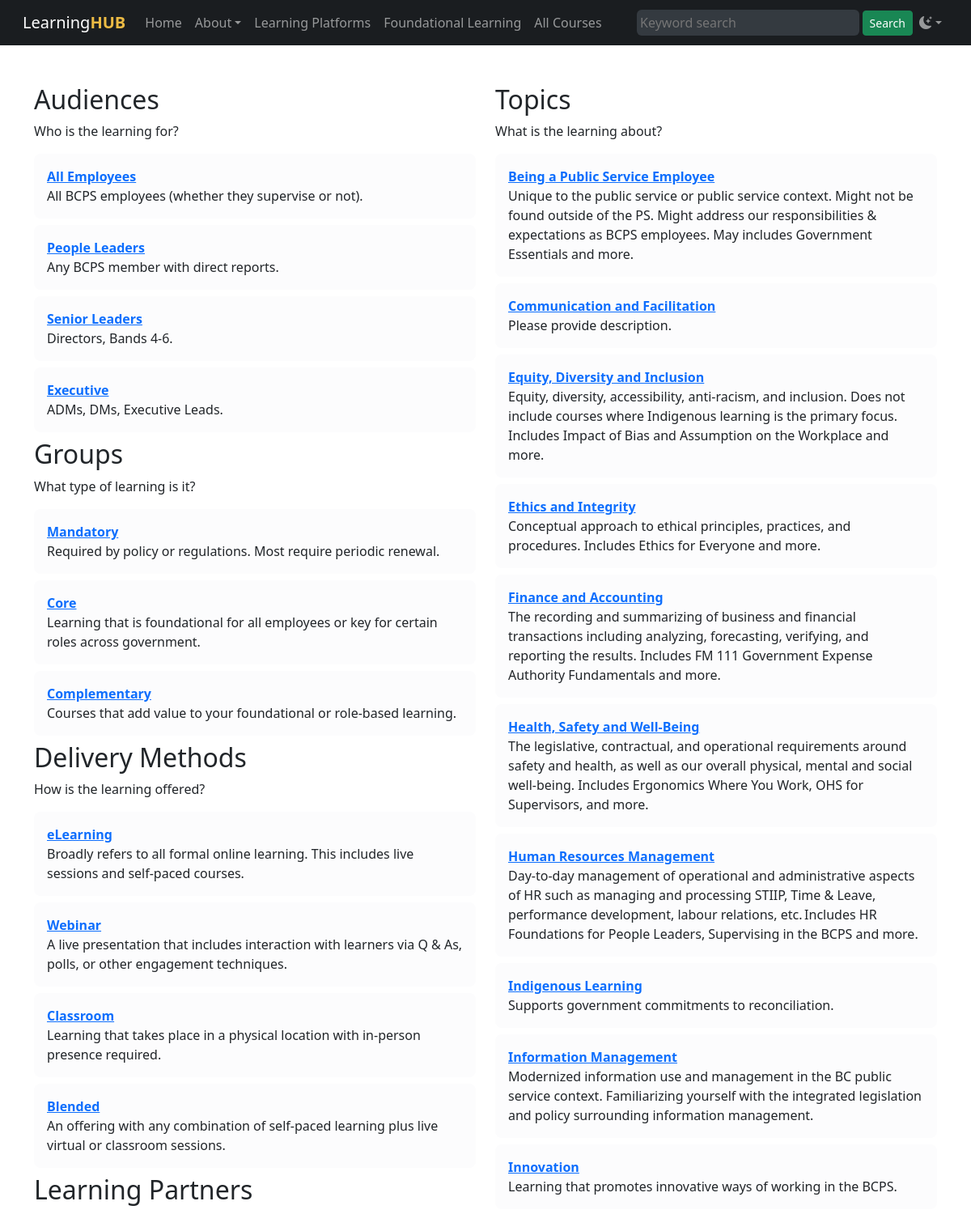
The page / (upper part) on the database its author committed.
### tables this page shows
CREATE TABLE "audiences" (
    "id" INTEGER PRIMARY KEY AUTOINCREMENT NOT NULL,
    "created" DATETIME,
    "modified" DATETIME,
    "sortorder" INTEGER,
    "name" VARCHAR,
    "slug" VARCHAR,
    "description" VARCHAR,
    "icon" VARCHAR,
    "color" VARCHAR
);

CREATE TABLE "groups" (
    "id" INTEGER PRIMARY KEY AUTOINCREMENT NOT NULL,
    "created" DATETIME,
    "modified" DATETIME,
    "sortorder" INTEGER,
    "name" VARCHAR,
    "slug" VARCHAR,
    "description" VARCHAR,
    "icon" VARCHAR,
    "color" VARCHAR
);

CREATE TABLE "delivery_methods" (
    "id" INTEGER PRIMARY KEY AUTOINCREMENT NOT NULL,
    "created" DATETIME,
    "modified" DATETIME,
    "sortorder" INTEGER,
    "name" VARCHAR,
    "slug" VARCHAR,
    "description" VARCHAR,
    "icon" VARCHAR,
    "color" VARCHAR
);

CREATE TABLE "topics" (
    "id" INTEGER PRIMARY KEY AUTOINCREMENT NOT NULL,
    "created" DATETIME,
    "modified" DATETIME,
    "sortorder" INTEGER,
    "name" VARCHAR,
    "slug" VARCHAR,
    "description" VARCHAR,
    "icon" VARCHAR,
    "color" VARCHAR
);

### index.php (the view, shortened to what this page needs)
<?php
$db = new SQLite3('courses.sqlite', SQLITE3_OPEN_CREATE | SQLITE3_OPEN_READWRITE);
$db->enableExceptions(true);
?>
<?php require('template/header.php') ?>
<?php require('template/nav.php') ?>
<div class="container">
<div class="row">
<div class="col-md-6">
<h2>Audiences</h2>
<p>Who is the learning for?</p>
<?php
$statement = $db->prepare('SELECT * FROM audiences;');
$result = $statement->execute();
?>
<?php while ($row = $result->fetchArray()): ?>
    <?php if($row['id'] == 1) continue ?>
    <div class="p-3 mb-2 bg-light-subtle rounded-3">
        <div><a class="fw-bold" href="filter.php?audience=<?= $row['slug'] ?>"><?= $row['name'] ?></a></div>
        <div><?= $row['description'] ?></div>
    </div>
<?php endwhile ?>
<h2>Groups</h2>
<p>What type of learning is it?</p>
<?php
$statement = $db->prepare('SELECT * FROM groups;');
$result = $statement->execute();
?>
<?php while ($row = $result->fetchArray()): ?>
    <?php if($row['id'] == 1) continue ?>
    <div class="p-3 mb-2 bg-light-subtle rounded-3">
        <div><a class="fw-bold" href="filter.php?group=<?= $row['slug'] ?>"><?= $row['name'] ?></a></div>
        <div><?= $row['description'] ?></div>
    </div>
<?php endwhile ?>
<h2>Delivery Methods</h2>
<p>How is the learning offered?</p>
<?php
$statement = $db->prepare('SELECT * FROM delivery_methods;');
$result = $statement->execute();
?>
<?php while ($row = $result->fetchArray()): ?>
    <?php if($row['id'] == 1) continue ?>
    <div class="p-3 mb-2 bg-light-subtle rounded-3">
        <div><a class="fw-bold" href="filter.php?delivery_method=<?= $row['slug'] ?>"><?= $row['name'] ?></a></div>
        <div><?= $row['description'] ?></div>
    </div>
<?php endwhile ?>
<h2>Learning Partners</h2>
</div>
<div class="col-md-6">
<h2>Topics</h2>
<p>What is the learning about?</p>
<?php
$statement = $db->prepare('SELECT * FROM topics;');
$result = $statement->execute();
?>
<?php while ($row = $result->fetchArray()): ?>
    <?php if($row['id'] == 1) continue ?>
    <div class="p-3 mb-2 bg-light-subtle rounded-3">
        <div><a class="fw-bold" href="filter.php?topic[]=<?= $row['id'] ?>"><?= $row['name'] ?></a></div>
        <div><?= $row['description'] ?></div>
    </div>
<?php endwhile ?>
</div>
</div>
</div>
<?php require('template/footer.php') ?>

### rows shown on the page
audiences: name "All Employees", description "All BCPS employees (whether they supervise or not)."
audiences: name "People Leaders", description "Any BCPS member with direct reports."
audiences: name "Senior Leaders", description "Directors, Bands 4-6."
audiences: name "Executive", description "ADMs, DMs, Executive Leads."
groups: name "Mandatory", description "Required by policy or regulations. Most require periodic renewal."
groups: name "Core", description "Learning that is foundational for all employees or key for certain roles across government."
groups: name "Complementary", description "Courses that add value to your foundational or role-based learning."
delivery_methods: name "eLearning", description "Broadly refers to all formal online learning. This includes live sessions and self-paced courses."
delivery_methods: name "Webinar", description "A live presentation that includes interaction with learners via Q & As, polls, or other engagement techniques."
delivery_methods: name "Classroom", description "Learning that takes place in a physical location with in-person presence required."
delivery_methods: name "Blended", description "An offering with any combination of self-paced learning plus live virtual or classroom sessions."
topics: name "Being a Public Service Employee", description "Unique to the public service or public service context. Might not be found outside of the PS. Might address our responsibilities & expectations as BCPS employees. May includes Government Essentials and more."
topics: name "Communication and Facilitation", description "Please provide description."
topics: name "Equity, Diversity and Inclusion", description "Equity, diversity, accessibility, anti-racism, and inclusion. Does not include courses where Indigenous learning is the primary focus. Includes Impact of Bias and Assumption on the Workplace and more."
topics: name "Ethics and Integrity", description "Conceptual approach to ethical principles, practices, and procedures. Includes Ethics for Everyone and more."
topics: name "Finance and Accounting", description "The recording and summarizing of business and financial transactions including analyzing, forecasting, verifying, and reporting the results. Includes FM 111 Government Expense Authority Fundamentals and more."
topics: name "Health, Safety and Well-Being", description "The legislative, contractual, and operational requirements around safety and health, as well as our overall physical, mental and social well-being. Includes Ergonomics Where You Work, OHS for Supervisors, and more."
topics: name "Human Resources Management", description "Day-to-day management of operational and administrative aspects of HR such as managing and processing STIIP, Time & Leave, performance development, labour relations, etc. Includes HR Foundations for People Leaders, Supervising in the BCPS and more."
topics: name "Indigenous Learning", description "Supports government commitments to reconciliation."
topics: name "Information Management", description "Modernized information use and management in the BC public service context. Familiarizing yourself with the integrated legislation and policy surrounding information management."
topics: name "Innovation", description "Learning that promotes innovative ways of working in the BCPS."
